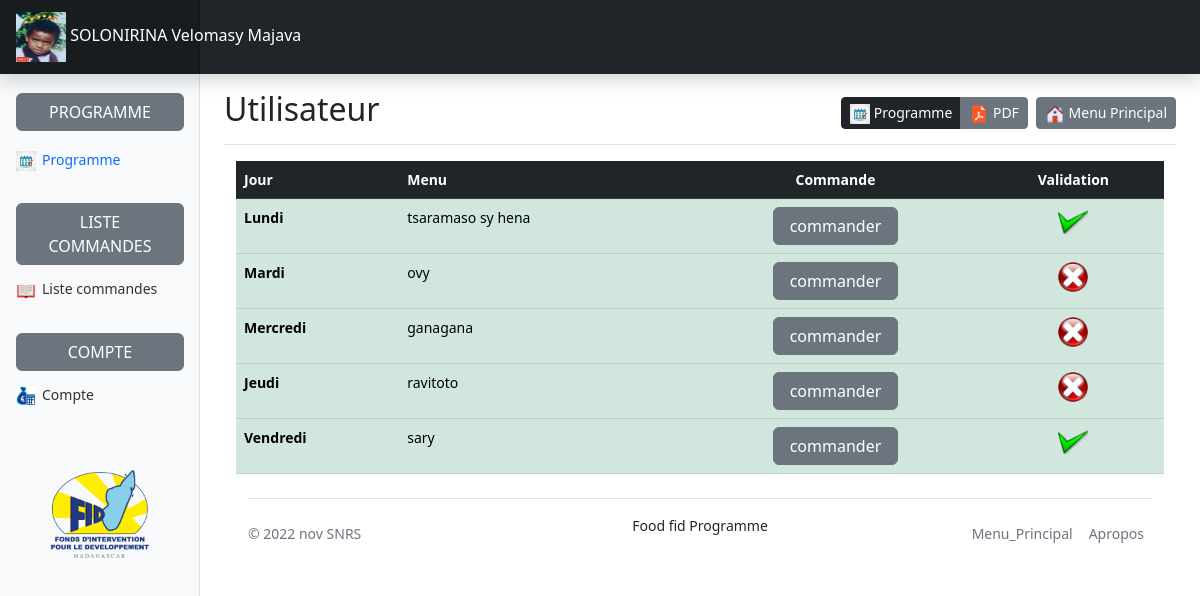
The page /compteCli/a.php (signed in) on the database its author committed.
### tables this page shows
CREATE TABLE IF NOT EXISTS `utilisateur` (
  `numUt` int(11) NOT NULL AUTO_INCREMENT,
  `photos` varchar(100) NOT NULL,
  `nom` varchar(25) NOT NULL,
  `prenom` varchar(25) NOT NULL,
  `direction` varchar(25) NOT NULL,
  `tel` varchar(25) NOT NULL,
  `mdp` varchar(25) NOT NULL,
  `valeur` varchar(25) NOT NULL,
  `fady` varchar(25) NOT NULL,
  `adrs` varchar(100) NOT NULL,
  `adrs_mail` varchar(100) NOT NULL,
  `fonc` varchar(50) NOT NULL,
  PRIMARY KEY (`numUt`)
);

CREATE TABLE IF NOT EXISTS `andro` (
  `id` int(11) NOT NULL AUTO_INCREMENT,
  `jour` varchar(20) NOT NULL,
  `daty` date NOT NULL,
  `menu` varchar(100) NOT NULL,
  PRIMARY KEY (`id`)
);

### compteCli/a.php (the view, shortened to what the rows shown need)
<?php
include_once("../connexion.php");
$idko =  $_SESSION['ok'];
$sql = "SELECT *FROM andro where (id)= 1";
$result = $conn->query($sql);
if ($result->num_rows > 0) {
    while($row = $result->fetch_assoc()) {
        $lundi =  $row['menu'];
                                         }
                            }
$sql = "SELECT *FROM andro where (id)= 2";
$result = $conn->query($sql);
if ($result->num_rows > 0) {
    while($row = $result->fetch_assoc()) {
        $mardi = $row['menu'];
                                         }
                            }
$sql = "SELECT *FROM andro where (id)= 3";
$result = $conn->query($sql);
if ($result->num_rows > 0) {
    while($row = $result->fetch_assoc()) {
        $mercredi = $row['menu'];
                                         }
                            }
$sql = "SELECT *FROM andro where (id)= 4";
  $result = $conn->query($sql);
 if ($result->num_rows > 0) {
     while($row = $result->fetch_assoc()) {
     $jeudi = $row['menu'];
                                          }
                                 }
 $sql = "SELECT *FROM andro where (id)= 5";
  $result = $conn->query($sql);
 if ($result->num_rows > 0) {
     while($row = $result->fetch_assoc()) {
     $vendredi = $row['menu'];
                                        }
                               }
include("../connexion.php");
?>
<!doctype html>
<html lang="en">
  <head>
    <link rel="stylesheet" href="../fichier/style.css">
    <link href="../admin/css/bootstrap.min.css" rel="stylesheet">
    <link href="../admin/dashboard.css" rel="stylesheet">
  </head>
  <body>
   <header class="navbar navbar-dark sticky-top bg-dark flex-md-nowrap p-0 shadow">
      <a class="navbar-brand col-md-3 col-lg-2 me-0 px-3 fs-6" href="#">
               <?php
                               $req = mysqli_query($conn , "SELECT *FROM utilisateur where numUt = ('$idko') ");
                               if(mysqli_num_rows($req)== 0)
                                          {
                                              echo("Base de donne vide ");
                                          }
                             else{
                                       while($row=mysqli_fetch_assoc($req)) {
?><img src="../admin/photos/<?php echo $row['photos'] ?>" alt="" width="50" height="50" > <?php
echo ($row['nom']."  ".$row['prenom']) ; }} ?>
      </a>
</header>
<div class="container-fluid">
  <div class="row">
    <main class="col-md-9 ms-sm-auto col-lg-10 px-md-4">
      <div class="d-flex justify-content-between flex-wrap flex-md-nowrap align-items-center pt-3 pb-2 mb-3 border-bottom">
        <h1 class="h2">Utilisateur</h1>
      </div>
      <div id="popo" class="container-fluid">
<table class=" table">
                  <tr class="table-dark">
                       <th> Jour</th>
                       <th >Menu</th>
                       <th class="text-center">Commande</th>
                       <th><center>Validation </center></th>
                  </tr>
                  <tr class="table-success">
                        <th class="table-"> Lundi</th>
                        <td class="table-"> <?php  echo($lundi);?></td>
                        <td class="text-center table-success ">
                              <form action="cmd.php" method="POST">
                              </form>
                        </td>
                        <td class="text-center table-success">
                           <?php
                                 include('../connexion1.php');
                                   $requet ="SELECT prenom,direction,numUt
                                              FROM utilisateur , andro ,commande
                                              where (utilisateur.numUt =commande.id_ut)
                                              AND (andro.id = commande.id_dat)
                                              And id_ut= $idko
                                              and (andro.id = 1 )";
                                              $result = $bddPDO->query($requet);
                                              $nbre = $result->rowCount();
                                              if($nbre < 1 )
                                              {
                                               ?>
                                                   <center><img src="../image/p1.png" alt="" height="30" width="30" ></center>
                                               <?php
                                              }
                                            else
                                            {
                                             ?>
                                                   <center><img src="../image/p.png" alt="" height="30" width="30"></center>
                                             <?php
                                            }
                           ?>
                        </td>
                  </tr>
                  <tr class="table-success">
                        <th class="table-"> Mardi</th>
                        <td class="table-"><?php  echo($mardi);?></td>
                        <td class="text-center table-success">
                              <form action="cmd.php" method="POST">
                              </form>
                        </td>
                        <td class="text-center table-success">
                           <?php
                                 include('../connexion1.php');
                                   $requet ="SELECT prenom,direction,numUt
                                              FROM utilisateur , andro ,commande
                                              where (utilisateur.numUt =commande.id_ut)
                                              AND (andro.id = commande.id_dat)
                                              And id_ut= $idko
                                              and (andro.id = 2 )";
                                              $result = $bddPDO->query($requet);
                                              $nbre = $result->rowCount();
                                              if($nbre < 1 )
                                              {
                                               ?>
                                                   <center><img src="../image/p1.png" alt="" height="30" width="30" ></center>
                                               <?php
                                              }
                                            else
                                            {
                                             ?>
                                                   <center><img src="../image/p.png" alt="" height="30" width="30"></center>
                                             <?php
                                            }
                           ?>
                        </td>
                  </tr>
                  <tr  class="table-success">
                        <th class=""> Mercredi</th >
                        <td  class=""><?php  echo($mercredi);?></td >
                        <td class="text-center table-success">
                              <form action="cmd.php" method="POST">
                              </form>
                              <td class="text-center table-success">
                        </td>
                  </tr>
                  <tr  class="table-success">
                        <th  class=""> Jeudi</th >
                        <td class=""><?php  echo($jeudi);?></td>
                        <td class="text-center table-success">
                              <form action="cmd.php" method="POST">
                              </form>
                        </td>
                        <td class="text-center table-success">
                           <?php
                                 include('../connexion1.php');
                                   $requet ="SELECT prenom,direction,numUt
                                              FROM utilisateur , andro ,commande
                                              where (utilisateur.numUt =commande.id_ut)
                                              AND (andro.id = commande.id_dat)
                                              And id_ut= $idko
                                              and (andro.id = 4 )";
                                              $result = $bddPDO->query($requet);
                                              $nbre = $result->rowCount();
                                              if($nbre < 1 )
                                              {
                                               ?>
                                                   <center><img src="../image/p1.png" alt="" height="30" width="30" ></center>
                                               <?php
                                              }
                                            else
                                            {
                                             ?>
                                                   <center><img src="../image/p.png" alt="" height="30" width="30"></center>
                                             <?php
                                            }
                           ?>
                        </td>
                  </tr>
                  <tr class="table-success">
                        <th  class=""> Vendredi</th >
                        <td  class=""><?php  echo($vendredi);?></td>
                        <td class="text-center table-success ">
                              <form action="cmd.php" method="POST">
                              </form>
                        </td>
                        <td class="text-center table-success">
                           <?php
                                 include('../connexion1.php');
                                   $requet ="SELECT prenom,direction,numUt
                                              FROM utilisateur , andro ,commande
                                              where (utilisateur.numUt =commande.id_ut)
                                              AND (andro.id = commande.id_dat)
                                              And id_ut= $idko
                                              and (andro.id = 5 )";
                                              $result = $bddPDO->query($requet);
                                              $nbre = $result->rowCount();
                                              if($nbre < 1 )
                                              {
                                               ?>
                                                   <center><img src="../image/p1.png" alt="" height="30" width="30" ></center>
                                               <?php
                                              }
                                            else
                                            {
                                             ?>
                                                   <center><img src="../image/p.png" alt="" height="30" width="30"></center>
                                             <?php
                                            }
                           ?>
                        </td>
                  </tr>
                </table>
  </div>
</div>
    </body>
</html>

### rows shown on the page
utilisateur: photos (picture), nom "SOLONIRINA", prenom "Velomasy Majava"
andro: menu "tsaramaso sy hena"
andro: menu "ovy"
andro: menu "ganagana"
andro: menu "ravitoto"
andro: menu "sary"
